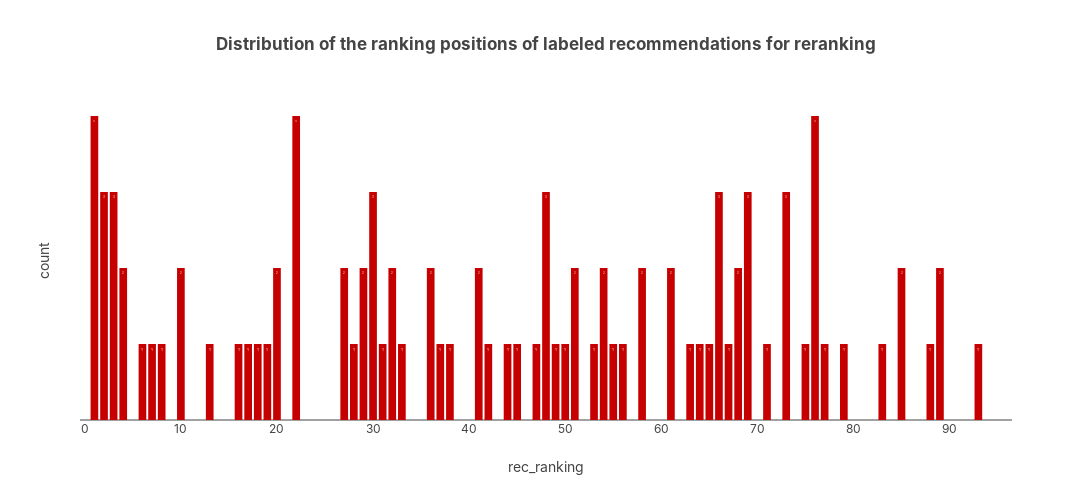

The cell this chart's notebook holds for it:
### Code cell
_df = reranking_recs_target.loc[lambda df: df['rating_rank'].eq(1) & df['rec_ranking'].lt(101)]
plot_rec_ranking_histogram(_df, 'reranking')

### Figure 1 — Plotly figure (JSON) as saved in the notebook; plotly's stock layout.template omitted (floating-point values rounded to 4 significant figures)
{"data": [{"alignmentgroup": "True", "hovertemplate": "rec_ranking=%{x}<br>count=%{y}<extra></extra>", "legendgroup": "", "marker": {"color": "#c60000", "pattern": {"shape": ""}}, "name": "", "offsetgroup": "", "orientation": "v", "showlegend": false, "textposition": "auto", "texttemplate": "%{y}", "type": "bar", "x": [0, 1, 2, 3, 4, 5, 6, 7, 8, 9, 10, 11, 12, 13, 14, 15, 16, 17, 18, 19, 20, 21, 22, 23, 24, 25, 26, 27, 28, 29, 30, 31, 32, 33, 34, 35, 36, 37, 38, 39, 40, 41, 42, 43, 44, 45, 46, 47, 48, 49, 50, 51, 52, 53, 54, 55, 56, 57, 58, 59, 60, 61, 62, 63, 64, 65, 66, 67, 68, 69, 70, 71, 72, 73, 74, 75, 76, 77, 78, 79, 80, 81, 82, 83, 84, 85, 86, 87, 88, 89, 90, 91, 92, 93, 94, 95, 96], "xaxis": "x", "y": [0, 4, 3, 3, 2, 0, 1, 1, 1, 0, 2, 0, 0, 1, 0, 0, 1, 1, 1, 1, 2, 0, 4, 0, 0, 0, 0, 2, 1, 2, 3, 1, 2, 1, 0, 0, 2, 1, 1, 0, 0, 2, 1, 0, 1, 1, 0, 1, 3, 1, 1, 2, 0, 1, 2, 1, 1, 0, 2, 0, 0, 2, 0, 1, 1, 1, 3, 1, 2, 3, 0, 1, 0, 3, 0, 1, 4, 1, 0, 1, 0, 0, 0, 1, 0, 2, 0, 0, 1, 2, 0, 0, 0, 1, 0, 0, 0], "yaxis": "y"}], "layout": {"barmode": "relative", "height": 500, "legend": {"tracegroupgap": 0}, "title": {"text": "Distribution of the ranking positions of labeled recommendations for reranking"}, "width": 1300, "xaxis": {"anchor": "y", "autorange": true, "domain": [0, 1], "range": [-0.5, 96.5], "title": {"text": "rec_ranking"}, "type": "linear"}, "yaxis": {"anchor": "x", "autorange": true, "domain": [0, 1], "range": [0, 4.211], "title": {"text": "count"}, "type": "linear"}}}
